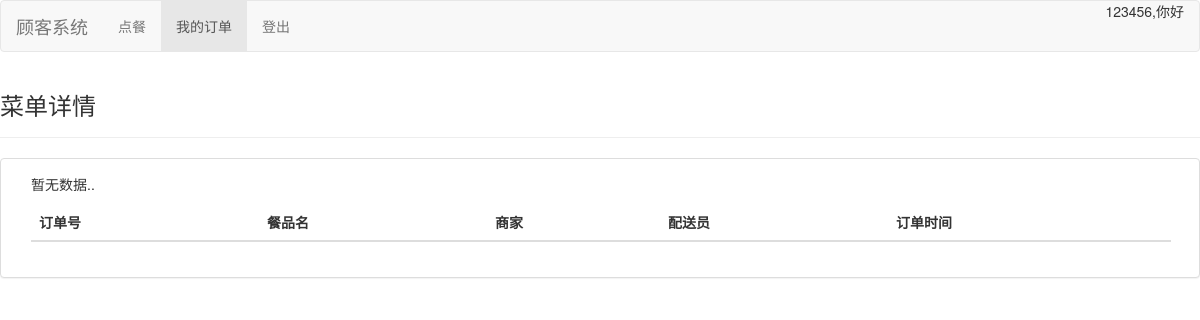
The page /CustomerSystem/order/list/ (signed in) on the database as committed earlier.
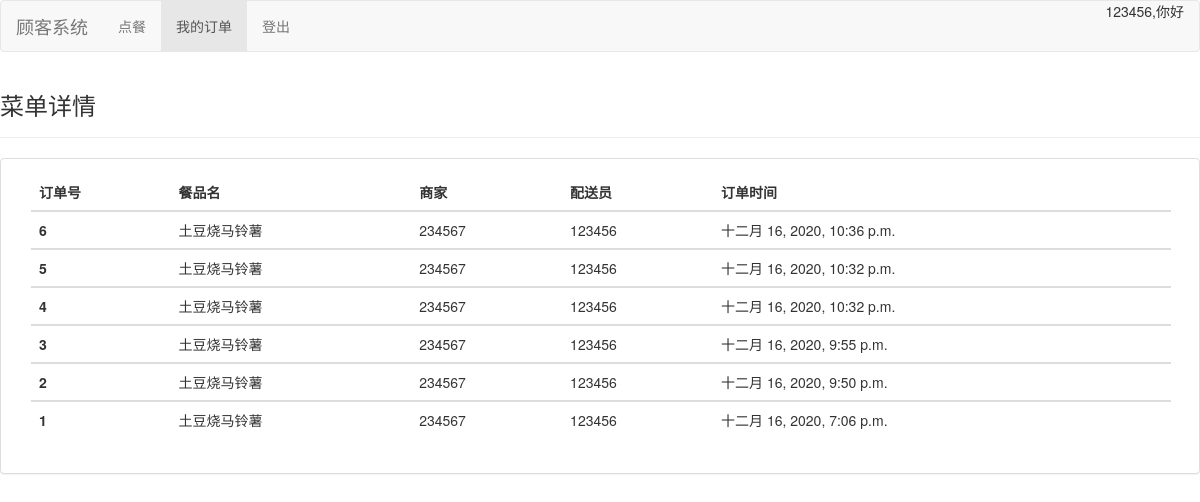
The same page on the database as committed later.
### cmdb/models.py (models this page shows)
class Order(models.Model):
    _choice=[
        ('待支付','顾客已下单，未支付'),
        ('已支付','顾客已下单，已支付'),
        ('制作中','商家已接单'),
        ('配送中','配送员已接餐'),
        ('已完成','顾客已接餐')
    ]
    orderID = models.BigAutoField(primary_key=True,editable=False,verbose_name="订单号")
    createTime = models.DateTimeField(auto_created=True, auto_now=True, auto_now_add=False,verbose_name="生成时间")
    CustomerID = models.ForeignKey(Usr, verbose_name="顾客ID", on_delete=models.SET_NULL,related_name='CustomerID',null=True)
    MerchantID = models.ForeignKey(Usr, verbose_name="商家ID", on_delete=models.SET_NULL,related_name='MerchantID',null=True)
    DispatcherID = models.ForeignKey(Usr, verbose_name="送餐员ID", on_delete=models.SET_NULL,related_name='DispatcherID',null=True)
    itemID = models.ForeignKey(Menu,verbose_name='餐品号',on_delete=models.SET_NULL,null=True)
    stage = models.CharField(choices=_choice,null=False,max_length=20,verbose_name='订单状态')
    commentMerchant = models.TextField(verbose_name="餐品评价")
    commentDispatcher = models.TextField(verbose_name="配送评价")
    class Meta:
        db_table = "Order"
        verbose_name = "订单数据表"
        ordering = ['-orderID']
    pass

class Menu(models.Model):
    ID = models.BigAutoField(primary_key=True,editable=False)
    lastEditTime = models.DateTimeField(auto_now_add=True)
    merchantID = models.ForeignKey(Usr, verbose_name="商家账号", on_delete=models.CASCADE,to_field='ID')
    itemName = models.CharField(max_length=20,verbose_name="餐品名")
    itemText = models.TextField(verbose_name="餐品简介")
    price = models.FloatField(verbose_name="餐品价格")
    class Meta:
        db_table = "Menu"
        verbose_name = "餐品数据表"
        ordering=['-lastEditTime']
    pass

class Usr(models.Model):
    _stage=[
        ('Customer','顾客'),
        ('Merchant','商家'),
        ('Dispacher','送餐员'),
    ]
    ID = models.CharField(primary_key=True,max_length=20,verbose_name="账号")
    password = models.CharField(null=False,max_length=20,verbose_name="密码")
    location = models.CharField(max_length=50,verbose_name="地址")
    phoneNumber = models.CharField(max_length=50,verbose_name="电话号码")
    email = models.EmailField(verbose_name="邮箱")
    stage = models.CharField(choices=_stage,max_length=20,verbose_name="身份")
    lastLoginTime = models.DateTimeField(auto_now_add=True,blank=False,editable=False,verbose_name="最后登录时间")
    class Meta:
        db_table = "Usr"
        verbose_name = "用户数据表"
        ordering = ['-lastLoginTime']
    pass

### CustomerSystem/views.py (the view)
# urls.py: path('order/list/',views.order_list_view),#历史订单列表
def order_list_view(request):
    orders = Order.objects.filter(CustomerID=int(request.session['user_id']))
    return render(request,'C/order_list_view.html',{'orders':orders,'user_id':request.session['user_id']})

### Templates/C/order_list_view.html (shortened to what this page needs)
{% extends '../main.html' %} {% block title %} 顾客首页 {% endblock title %} {% block brand %}
<a class="navbar-brand" href="/CustomerSystem/">顾客系统</a> {% endblock brand %} {% block navigate %}
<li><a href="/CustomerSystem/">点餐 </a></li>
<li class="active"><a href="order/list/">我的订单<span class="sr-only">(current)</span></a></li>
{% endblock navigate %} {% block tableName %}菜单详情 {% endblock tableName %} {% block tableBody %}
<table class="table">
    <thead>
        <tr>
            <th scope="col">订单号</th>
            <th scope="col">餐品名</th>
            <th scope="col">商家</th>
            <th scope="col">配送员</th>
            <th scope="col">订单时间</th>
        </tr>
    </thead>
    {% for order in orders %}
    <tr>
        <th scope="row">{{order.orderID|default:"Null"}}</th>
        <td>{{order.itemID.itemName|default:"Null"}}</td>
        <td>{{order.MerchantID.ID|default:"Null"}}</td>
        <td>{{order.CustomerID.ID|default:"Null"}}</td>
        <td>{{order.createTime|default:"Null"}}</td>
    </tr>
    {% empty %}
    <p>暂无数据..</p>
    {% endfor %} {% endblock tableBody %}

### Templates/main.html (shortened to what this page needs)
{% extends 'base.html' %} {% block content %}
<nav class="navbar navbar-default">
    <div class="container-fluid">
        <div class="navbar-header">
       {% block brand %}{% endblock %}
        </div>
        <div class="collapse navbar-collapse" id="bs-example-navbar-collapse-1">
            <ul class="nav navbar-nav">
                {% block navigate %} {% endblock %}
                <li><a href="/Login/logout_post/">登出</a></li>
            </ul>
            <ul class="nav navbar-nav navbar-right">
                <li>{{user_id}},你好</li>
            </ul>
        </div>
    </div>
</nav>
<div class="page-header">
    <h3>{% block tableName %} {% endblock %}<small></small></h3>
</div>
<div class="panel panel-default">
    <div class="panel-body">
        <div class="container">
            <ul class="list-unstyled">
                {% block tableBody %} {% endblock %}
            </ul>
        </div>
    </div>
</div>
{% endblock content %}

### Templates/base.html (shortened to what this page needs)
<!DOCTYPE html>
<html lang="zh-CN">
<head>
    <link href="/static/bootstrap-3.3.7-dist/css/bootstrap.min.css" rel="stylesheet">
</head>
<body>
    {% block content %} {% endblock %}
</body>
</html>

Rows that differ between the two databases and show on the page:
added Order: orderID "6", itemID.itemName "土豆烧马铃薯", MerchantID.ID "234567", CustomerID.ID "123456", createTime "十二月 16, 2020, 10:36 p.m."
added Order: orderID "5", itemID.itemName "土豆烧马铃薯", MerchantID.ID "234567", CustomerID.ID "123456", createTime "十二月 16, 2020, 10:32 p.m."
added Order: orderID "4", itemID.itemName "土豆烧马铃薯", MerchantID.ID "234567", CustomerID.ID "123456", createTime "十二月 16, 2020, 10:32 p.m."
added Order: orderID "3", itemID.itemName "土豆烧马铃薯", MerchantID.ID "234567", CustomerID.ID "123456", createTime "十二月 16, 2020, 9:55 p.m."
added Order: orderID "2", itemID.itemName "土豆烧马铃薯", MerchantID.ID "234567", CustomerID.ID "123456", createTime "十二月 16, 2020, 9:50 p.m."
added Order: orderID "1", itemID.itemName "土豆烧马铃薯", MerchantID.ID "234567", CustomerID.ID "123456", createTime "十二月 16, 2020, 7:06 p.m."
Other text that changed with them:
text no longer shown: "暂无数据.."
